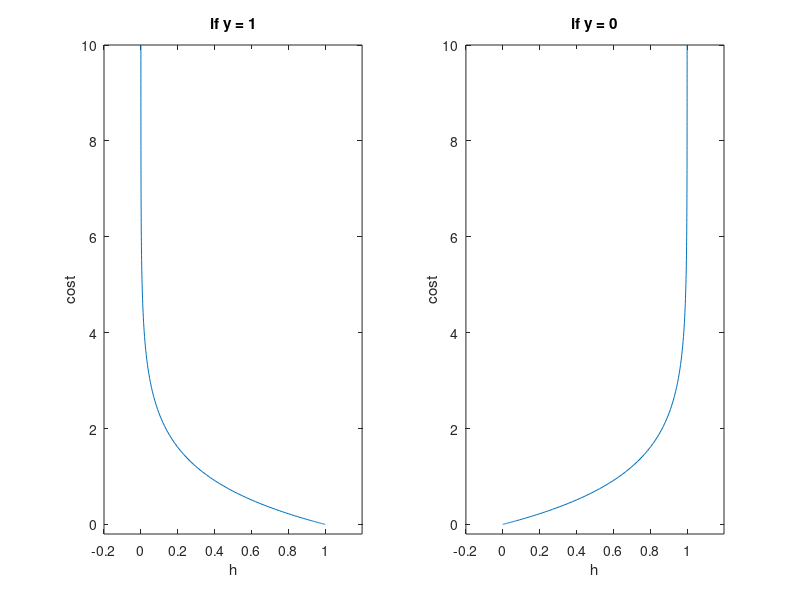

The MATLAB source for this figure:
% File: costLogisticPlot.m

x = -10:0.1:10;
h = 1 ./ (1 + exp(-x));

% first plot
figure;
costLogis = -log(h);
subplot(1,2,1);
plot(h, costLogis);
xlabel('h');
ylabel('cost');
title('if y = 1');
axis([-0.2 1.2 -0.2 10]);

% second plot
subplot(1,2,2);
costLogis2 = -log(1 - h);
plot(h, costLogis2);
xlabel('h');
ylabel('cost');
title('if y = 0');
axis([-0.2 1.2 -0.2 10]);

print -deps '../images/costLogisticPlot.eps'